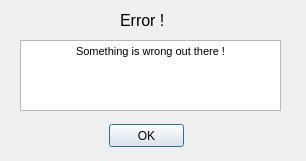
<?xml version="1.0" encoding="UTF-8"?>
<ui version="4.0">
 <class>ErrorDialogue</class>
 <widget class="QDialog" name="ErrorDialogue">
  <property name="geometry">
   <rect>
    <x>0</x>
    <y>0</y>
    <width>306</width>
    <height>161</height>
   </rect>
  </property>
  <property name="windowTitle">
   <string>Error !</string>
  </property>
  <widget class="QLabel" name="label">
   <property name="geometry">
    <rect>
     <x>120</x>
     <y>10</y>
     <width>61</width>
     <height>21</height>
    </rect>
   </property>
   <property name="font">
    <font>
     <pointsize>12</pointsize>
    </font>
   </property>
   <property name="text">
    <string>Error !</string>
   </property>
  </widget>
  <widget class="QTextBrowser" name="textBrowser">
   <property name="geometry">
    <rect>
     <x>20</x>
     <y>40</y>
     <width>261</width>
     <height>71</height>
    </rect>
   </property>
   <property name="html">
    <string>&lt;!DOCTYPE HTML PUBLIC &quot;-//W3C//DTD HTML 4.0//EN&quot; &quot;http://www.w3.org/TR/REC-html40/strict.dtd&quot;&gt;
&lt;html&gt;&lt;head&gt;&lt;meta name=&quot;qrichtext&quot; content=&quot;1&quot; /&gt;&lt;style type=&quot;text/css&quot;&gt;
p, li { white-space: pre-wrap; }
&lt;/style&gt;&lt;/head&gt;&lt;body style=&quot; font-family:'MS Shell Dlg 2'; font-size:8.25pt; font-weight:400; font-style:normal;&quot;&gt;
&lt;p align=&quot;center&quot; style=&quot; margin-top:0px; margin-bottom:0px; margin-left:0px; margin-right:0px; -qt-block-indent:0; text-indent:0px;&quot;&gt;&lt;span style=&quot; font-size:8pt;&quot;&gt;Something is wrong out there !&lt;/span&gt;&lt;/p&gt;&lt;/body&gt;&lt;/html&gt;</string>
   </property>
  </widget>
  <widget class="QPushButton" name="pushButton">
   <property name="geometry">
    <rect>
     <x>109</x>
     <y>124</y>
     <width>75</width>
     <height>23</height>
    </rect>
   </property>
   <property name="text">
    <string>OK</string>
   </property>
  </widget>
 </widget>
 <resources/>
 <connections/>
</ui>
